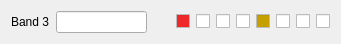
   <widget class="QWidget" name="layoutWidget_3">
    <property name="geometry">
     <rect>
      <x>10</x>
      <y>130</y>
      <width>341</width>
      <height>27</height>
     </rect>
    </property>
    <layout class="QHBoxLayout" name="horizontalLayout_5">
     <item>
      <widget class="QLabel" name="label_6">
       <property name="text">
        <string>Band 3</string>
       </property>
      </widget>
     </item>
     <item>
      <widget class="QLineEdit" name="lineEdit_4">
       <property name="sizePolicy">
        <sizepolicy hsizetype="Expanding" vsizetype="Fixed">
         <horstretch>0</horstretch>
         <verstretch>0</verstretch>
        </sizepolicy>
       </property>
      </widget>
     </item>
     <item>
      <spacer name="horizontalSpacer_5">
       <property name="orientation">
        <enum>Qt::Horizontal</enum>
       </property>
       <property name="sizeHint" stdset="0">
        <size>
         <width>40</width>
         <height>20</height>
        </size>
       </property>
      </spacer>
     </item>
     <item>
      <widget class="QCheckBox" name="checkBox_25">
       <property name="sizePolicy">
        <sizepolicy hsizetype="Fixed" vsizetype="Fixed">
         <horstretch>0</horstretch>
         <verstretch>0</verstretch>
        </sizepolicy>
       </property>
       <property name="palette">
        <palette>
         <active>
          <colorrole role="Base">
           <brush brushstyle="SolidPattern">
            <color alpha="255">
             <red>239</red>
             <green>41</green>
             <blue>41</blue>
            </color>
           </brush>
          </colorrole>
         </active>
         <inactive>
          <colorrole role="Base">
           <brush brushstyle="SolidPattern">
            <color alpha="255">
             <red>239</red>
             <green>41</green>
             <blue>41</blue>
            </color>
           </brush>
          </colorrole>
         </inactive>
         <disabled>
          <colorrole role="Base">
           <brush brushstyle="SolidPattern">
            <color alpha="255">
             <red>239</red>
             <green>235</green>
             <blue>231</blue>
            </color>
           </brush>
          </colorrole>
         </disabled>
        </palette>
       </property>
       <property name="focusPolicy">
        <enum>Qt::NoFocus</enum>
       </property>
       <property name="text">
        <string notr="true"/>
       </property>
      </widget>
     </item>
     <item>
      <widget class="QCheckBox" name="checkBox_26">
       <property name="sizePolicy">
        <sizepolicy hsizetype="Fixed" vsizetype="Fixed">
         <horstretch>0</horstretch>
         <verstretch>0</verstretch>
        </sizepolicy>
       </property>
       <property name="focusPolicy">
        <enum>Qt::NoFocus</enum>
       </property>
       <property name="text">
        <string notr="true"/>
       </property>
      </widget>
     </item>
     <item>
      <widget class="QCheckBox" name="checkBox_27">
       <property name="sizePolicy">
        <sizepolicy hsizetype="Fixed" vsizetype="Fixed">
         <horstretch>0</horstretch>
         <verstretch>0</verstretch>
        </sizepolicy>
       </property>
       <property name="focusPolicy">
        <enum>Qt::NoFocus</enum>
       </property>
       <property name="text">
        <string notr="true"/>
       </property>
      </widget>
     </item>
     <item>
      <widget class="QCheckBox" name="checkBox_28">
       <property name="sizePolicy">
        <sizepolicy hsizetype="Fixed" vsizetype="Fixed">
         <horstretch>0</horstretch>
         <verstretch>0</verstretch>
        </sizepolicy>
       </property>
       <property name="focusPolicy">
        <enum>Qt::NoFocus</enum>
       </property>
       <property name="text">
        <string notr="true"/>
       </property>
      </widget>
     </item>
     <item>
      <widget class="QCheckBox" name="checkBox_29">
       <property name="sizePolicy">
        <sizepolicy hsizetype="Fixed" vsizetype="Fixed">
         <horstretch>0</horstretch>
         <verstretch>0</verstretch>
        </sizepolicy>
       </property>
       <property name="palette">
        <palette>
         <active>
          <colorrole role="Base">
           <brush brushstyle="SolidPattern">
            <color alpha="255">
             <red>196</red>
             <green>160</green>
             <blue>0</blue>
            </color>
           </brush>
          </colorrole>
         </active>
         <inactive>
          <colorrole role="Base">
           <brush brushstyle="SolidPattern">
            <color alpha="255">
             <red>196</red>
             <green>160</green>
             <blue>0</blue>
            </color>
           </brush>
          </colorrole>
         </inactive>
         <disabled>
          <colorrole role="Base">
           <brush brushstyle="SolidPattern">
            <color alpha="255">
             <red>239</red>
             <green>235</green>
             <blue>231</blue>
            </color>
           </brush>
          </colorrole>
         </disabled>
        </palette>
       </property>
       <property name="focusPolicy">
        <enum>Qt::NoFocus</enum>
       </property>
       <property name="text">
        <string notr="true"/>
       </property>
      </widget>
     </item>
     <item>
      <widget class="QCheckBox" name="checkBox_30">
       <property name="sizePolicy">
        <sizepolicy hsizetype="Fixed" vsizetype="Fixed">
         <horstretch>0</horstretch>
         <verstretch>0</verstretch>
        </sizepolicy>
       </property>
       <property name="focusPolicy">
        <enum>Qt::NoFocus</enum>
       </property>
       <property name="text">
        <string notr="true"/>
       </property>
      </widget>
     </item>
     <item>
      <widget class="QCheckBox" name="checkBox_31">
       <property name="sizePolicy">
        <sizepolicy hsizetype="Fixed" vsizetype="Fixed">
         <horstretch>0</horstretch>
         <verstretch>0</verstretch>
        </sizepolicy>
       </property>
       <property name="focusPolicy">
        <enum>Qt::NoFocus</enum>
       </property>
       <property name="text">
        <string notr="true"/>
       </property>
      </widget>
     </item>
     <item>
      <widget class="QCheckBox" name="checkBox_32">
       <property name="sizePolicy">
        <sizepolicy hsizetype="Fixed" vsizetype="Fixed">
         <horstretch>0</horstretch>
         <verstretch>0</verstretch>
        </sizepolicy>
       </property>
       <property name="focusPolicy">
        <enum>Qt::NoFocus</enum>
       </property>
       <property name="text">
        <string notr="true"/>
       </property>
      </widget>
     </item>
    </layout>
   </widget>
